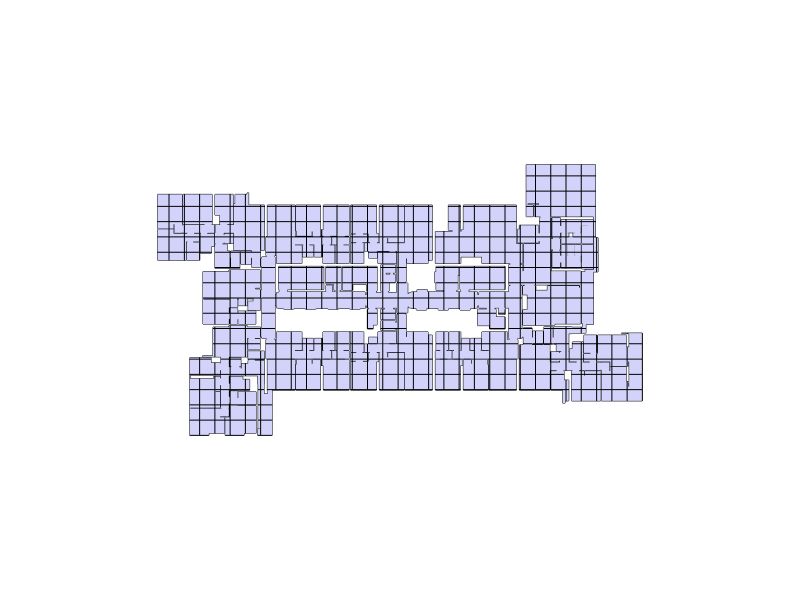

Here is the notebook cell this chart was saved with:
### Markdown cell above
## 7. Create a grid overlay

### Code cell
b_r = Wire.BoundingRectangle(gallery)
d = Topology.Dictionary(b_r)
xmin = Dictionary.ValueAtKey(d, "xmin")
xmax = Dictionary.ValueAtKey(d, "xmax")
ymin = Dictionary.ValueAtKey(d, "ymin")
ymax = Dictionary.ValueAtKey(d, "ymax")
width = Dictionary.ValueAtKey(d, "width")
length = Dictionary.ValueAtKey(d, "length")

if width is None or length is None:
    raise ValueError("Bounding rectangle failed. Make sure gallery is loaded correctly before creating the grid.")

# Consultant speed profile for isovist-heavy workflow.
# fast: best runtime, balanced: default quality/runtime, high: slowest but densest
PERFORMANCE_PRESET = "fast"
PRESET_SCALE = {"fast": 0.70, "balanced": 0.50, "high": 0.35}
scale = PRESET_SCALE.get(PERFORMANCE_PRESET, 0.70)

# Larger step -> fewer cells/faces -> faster downstream isovist analysis
vertex_grid_step = 28 * scale
edge_grid_step = 3 * scale

# Safety caps prevent accidental very dense grids on large models
MAX_VERTEX_DIVS = 120
MAX_EDGE_DIVS = 220

u_div1 = min(MAX_VERTEX_DIVS, int(width / vertex_grid_step) + 2)
v_div1 = min(MAX_VERTEX_DIVS, int(length / vertex_grid_step) + 2)
u_div2 = min(MAX_EDGE_DIVS, int(width / edge_grid_step) + 2)
v_div2 = min(MAX_EDGE_DIVS, int(length / edge_grid_step) + 2)

uRange1 = [i * vertex_grid_step for i in range(u_div1)]
vRange1 = [i * vertex_grid_step for i in range(v_div1)]
uRange2 = [i * edge_grid_step for i in range(u_div2)]
vRange2 = [i * edge_grid_step for i in range(v_div2)]

grid1 = Grid.VerticesByDistances(gallery, clip=True, uRange=uRange1, vRange=vRange1)
grid2 = Grid.EdgesByDistances(gallery, clip=True, uRange=uRange2, vRange=vRange2)

print(
    f"Grid preset: {PERFORMANCE_PRESET} | vertex_step={vertex_grid_step:.2f} | edge_step={edge_grid_step:.2f} "
    f"| vertex_divs=({u_div1},{v_div1}) | edge_divs=({u_div2},{v_div2})"
)

# --- Visualize the grid overlay (VS Code renderer) ---
Topology.Show(gallery, grid2,
              camera=[0, 0, 6],
              faceColor=[210, 210, 250],
              faceOpacity=1,
              edgeColor="black",
              edgeWidth=2,
              showVertices=False,
              backgroundColor="white",
              width=800,
              height=600,
              renderer=renderer)

### Figure 1 — Plotly figure (JSON) as saved in the notebook; plotly's stock layout.template omitted (floating-point values rounded to 4 significant figures; data arrays with more than 128 entries replaced by an {"elided": "..."} marker saying what was removed)
{"data": [{"hoverinfo": "text", "legendgroup": "2", "legendrank": 2, "line": {"color": "black", "dash": "solid", "width": 2}, "marker": {"size": 0}, "mode": "lines", "name": "1: Untitled (Edges)", "showlegend": false, "text": "", "type": "scatter3d", "x": {"elided": "3846 float values"}, "y": {"elided": "3846 float values"}, "z": {"elided": "3846 int values"}}, {"cmax": 1, "cmin": 0, "color": "#D2D2FA", "colorscale": [[0, "#440154"], [0.1111, "#482878"], [0.2222, "#3e4989"], [0.3333, "#31688e"], [0.4444, "#26828e"], [0.5556, "#1f9e89"], [0.6667, "#35b779"], [0.7778, "#6ece58"], [0.8889, "#b5de2b"], [1, "#fde725"]], "flatshading": true, "hoverinfo": "text", "hovertext": "", "i": {"elided": "1306 int values"}, "j": {"elided": "1306 int values"}, "k": {"elided": "1306 int values"}, "legendgroup": "3", "legendrank": 3, "lighting": {"facenormalsepsilon": 0}, "name": "1: Untitled (Faces)", "opacity": 1, "showlegend": false, "showscale": false, "text": "", "type": "mesh3d", "x": {"elided": "1282 float values"}, "y": {"elided": "1282 float values"}, "z": {"elided": "1282 int values"}}, {"hoverinfo": "text", "legendgroup": "6", "legendrank": 6, "line": {"color": "black", "dash": "solid", "width": 2}, "marker": {"size": 0}, "mode": "lines", "name": "2: Untitled (Edges)", "showlegend": false, "text": "", "type": "scatter3d", "x": {"elided": "1122 float values"}, "y": {"elided": "1122 float values"}, "z": {"elided": "1122 int values"}}], "layout": {"autosize": true, "height": 600, "margin": {"b": 40, "l": 40, "r": 40, "t": 40}, "paper_bgcolor": "#FFFFFF", "plot_bgcolor": "#FFFFFF", "scene": {"aspectmode": "data", "camera": {"center": {"x": 0, "y": 0, "z": 0}, "eye": {"x": 0, "y": 0, "z": 6}, "projection": {"type": "perspective"}, "up": {"x": 0, "y": 1, "z": 0}}, "xaxis": {"visible": false}, "yaxis": {"visible": false}, "zaxis": {"visible": false}}, "showlegend": true, "width": 800, "xaxis": {"showgrid": false, "visible": false, "zeroline": false}, "yaxis": {"showgrid": false, "visible": false, "zeroline": false}}}
